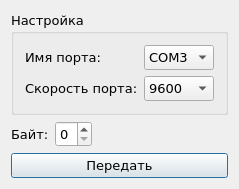
<?xml version="1.0" encoding="UTF-8"?>
<ui version="4.0">
 <class>Dialog</class>
 <widget class="QDialog" name="Dialog">
  <property name="geometry">
   <rect>
    <x>0</x>
    <y>0</y>
    <width>239</width>
    <height>168</height>
   </rect>
  </property>
  <property name="font">
   <font>
    <family>Verdana</family>
    <pointsize>10</pointsize>
   </font>
  </property>
  <property name="windowTitle">
   <string>Sender</string>
  </property>
  <layout class="QVBoxLayout" name="verticalLayout">
   <item>
    <layout class="QHBoxLayout" name="horizontalLayout">
     <item>
      <widget class="QGroupBox" name="groupBox_2">
       <property name="title">
        <string>Настройка</string>
       </property>
       <layout class="QVBoxLayout" name="verticalLayout_3">
        <item>
         <layout class="QGridLayout" name="gridLayout_2">
          <item row="0" column="0">
           <widget class="QLabel" name="portNameLabel">
            <property name="text">
             <string>Имя порта:</string>
            </property>
           </widget>
          </item>
          <item row="0" column="1">
           <widget class="QComboBox" name="portNameComboBox">
            <item>
             <property name="text">
              <string>COM3</string>
             </property>
            </item>
           </widget>
          </item>
          <item row="1" column="0">
           <widget class="QLabel" name="portSpeedLabel">
            <property name="text">
             <string>Скорость порта:</string>
            </property>
           </widget>
          </item>
          <item row="1" column="1">
           <widget class="QComboBox" name="portSpeedComboBox">
            <item>
             <property name="text">
              <string>9600</string>
             </property>
            </item>
           </widget>
          </item>
         </layout>
        </item>
       </layout>
      </widget>
     </item>
    </layout>
   </item>
   <item>
    <layout class="QHBoxLayout" name="horizontalLayout_2">
     <item>
      <widget class="QLabel" name="byteLabel">
       <property name="text">
        <string>Байт:</string>
       </property>
      </widget>
     </item>
     <item>
      <widget class="QSpinBox" name="byteSpinBox">
       <property name="maximum">
        <number>255</number>
       </property>
       <property name="displayIntegerBase">
        <number>16</number>
       </property>
      </widget>
     </item>
     <item>
      <spacer name="horizontalSpacer">
       <property name="orientation">
        <enum>Qt::Horizontal</enum>
       </property>
       <property name="sizeHint" stdset="0">
        <size>
         <width>40</width>
         <height>20</height>
        </size>
       </property>
      </spacer>
     </item>
    </layout>
   </item>
   <item>
    <widget class="QPushButton" name="sendPushButton">
     <property name="text">
      <string>Передать</string>
     </property>
    </widget>
   </item>
  </layout>
 </widget>
 <layoutdefault spacing="6" margin="11"/>
 <resources/>
 <connections/>
</ui>
